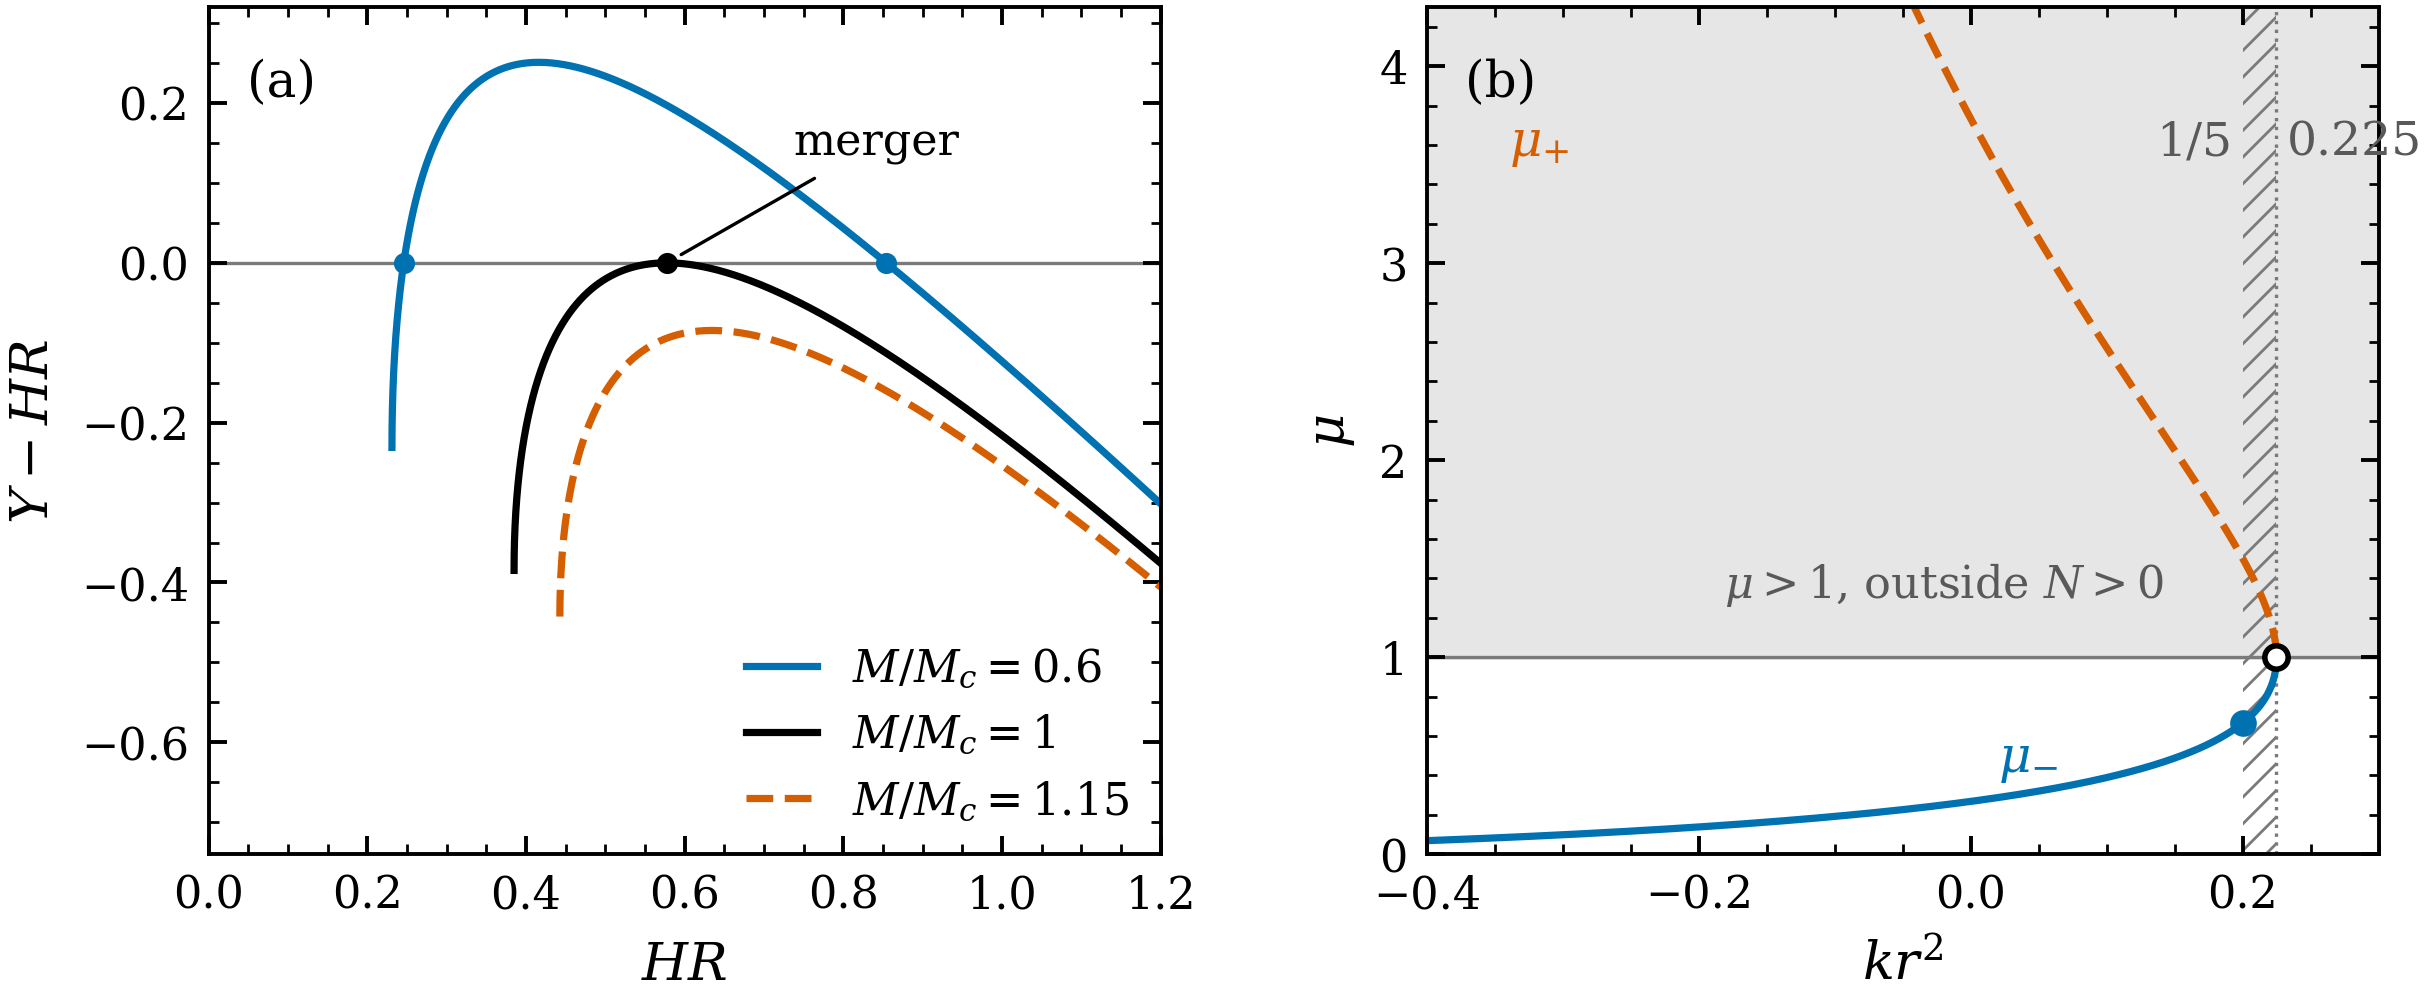

The Python source for this figure:
#!/usr/bin/env python3
import numpy as np
from scipy.optimize import brentq, minimize_scalar
import matplotlib.pyplot as plt

from mcvittie_figure_style import (apply_style, panel_label,
                                   BLUE, ORANGE, BLACK, GREY, SHADE)

apply_style()

K_PANEL_A = 0.0
MASS_RATIOS = (0.60, 1.00, 1.15)
X_STAR = (np.sqrt(6.0) - 2.0) / 2.0


def mu(r, M, k):
    return M * np.sqrt(1.0 + k * r**2) / (2.0 * r)


def areal_radius(r, M, k):
    return r * (1.0 + mu(r, M, k))**2 / (1.0 + k * r**2)


def Y_func(r, M, k):
    """Y = (N - k r^2)/(1 + k r^2), eq:Y-def."""
    m = mu(r, M, k)
    N = (1.0 - m) / (1.0 + m)
    return (N - k * r**2) / (1.0 + k * r**2)


def G(r, M, k):
    """Y - HR with H = 1."""
    return Y_func(r, M, k) - areal_radius(r, M, k)


def r_lapse_zero(M, k):
    return M / np.sqrt(4.0 - k * M * M)


def r_bracket(M, k):
    lo = r_lapse_zero(M, k) * (1.0 + 1e-9)
    hi = 0.999 / np.sqrt(-k) if k < 0 else 60.0
    return lo, hi


def G_max(M, k):
    lo, hi = r_bracket(M, k)
    res = minimize_scalar(lambda r: -G(r, M, k), bounds=(lo, hi),
                          method="bounded")
    return -res.fun


def critical_mass(k):
    return brentq(lambda M: G_max(M, k), 1e-4, 0.45, xtol=1e-13)


def marginal_radii(M, k):
    lo, hi = r_bracket(M, k)
    r_peak = minimize_scalar(lambda r: -G(r, M, k), bounds=(lo, hi),
                             method="bounded").x
    g_peak = G(r_peak, M, k)
    if g_peak < -1e-9:
        return []
    if abs(g_peak) <= 1e-7:
        return [areal_radius(r_peak, M, k)]
    r1 = brentq(G, lo, r_peak, args=(M, k), xtol=1e-13)
    r2 = brentq(G, r_peak, hi, args=(M, k), xtol=1e-13)
    return [areal_radius(r, M, k) for r in (r1, r2)]


def mu_pm(w):
    disc = 3.0 - 12.0 * w - 6.0 * w**2
    root = np.sqrt(np.clip(disc, 0.0, None))
    num = 2.0 - 2.0 * w - w**2
    den = (1.0 + w)**2
    return (num + root) / den, (num - root) / den


fig, (ax1, ax2) = plt.subplots(1, 2, figsize=(7.0, 2.75))

# Panel (a)
k = K_PANEL_A
Mc = critical_mass(k)
styles = [(BLUE, "-"), (BLACK, "-"), (ORANGE, "--")]
for ratio, (colour, ls) in zip(MASS_RATIOS, styles):
    M = ratio * Mc
    lo, hi = r_bracket(M, k)
    r = np.geomspace(lo, hi, 6000)
    ax1.plot(areal_radius(r, M, k), G(r, M, k), color=colour, ls=ls,
             label=rf"$M/M_c={ratio:g}$")
    for Rm in marginal_radii(M, k):
        ax1.plot(Rm, 0.0, "o", color=colour, ms=3.8, mew=0, zorder=5)

ax1.axhline(0.0, color=GREY, lw=0.6, zorder=0)
# Label the double root reached at M = M_c.
_Rm = marginal_radii(Mc, k)[0]
ax1.annotate("merger", xy=(_Rm, 0.0), xytext=(_Rm + 0.16, 0.135),
             fontsize=8, color=BLACK, ha="left",
             arrowprops=dict(arrowstyle="-", lw=0.6, color=BLACK,
                             shrinkA=1, shrinkB=3))
ax1.set_xlim(0.0, 1.20)
ax1.set_ylim(-0.74, 0.32)
ax1.set_xlabel(r"$H R$")
ax1.set_ylabel(r"$Y-HR$")
# The lower left crosses the M/M_c=0.6 curve. The lower right is empty below
# the ends of the curves.
ax1.legend(loc="lower right", handlelength=1.6, borderpad=0.2)
panel_label(ax1, "(a)")
ax1.minorticks_on()

# Panel (b)
w = np.linspace(-0.40, X_STAR, 2000)
mp, mm = mu_pm(w)
ax2.axhspan(1.0, 5.0, color=SHADE, zorder=0)            # mu > 1, outside N > 0
ax2.axhline(1.0, color=GREY, lw=0.6, zorder=1)
ax2.plot(w, mp, color=ORANGE, ls="--")
ax2.plot(w, mm, color=BLUE, ls="-")
ax2.axvline(X_STAR, color=GREY, lw=0.6, ls=":", zorder=1)
# The merger curve with H > 0 stops at kr^2 = 1/5, where mu_- = 2/3 and Y = 0.
# Between 1/5 and (sqrt6-2)/2 the double roots have Y < 0 and need H < 0.
ax2.axvspan(0.2, X_STAR, ymin=0.0, ymax=1.0, facecolor="none",
            edgecolor=GREY, hatch="/////", lw=0, zorder=1)
ax2.plot(0.2, 2.0 / 3.0, "o", ms=3.8, color=BLUE, zorder=6)
ax2.text(0.2 - 0.008, 3.55, "1/5", color="0.35", fontsize=8.5, ha="right")
ax2.text(X_STAR + 0.008, 3.55, "0.225", color="0.35", fontsize=8.5, ha="left")
# mu = 1 is the limiting point where the lapse vanishes, not a regular merger.
ax2.plot(X_STAR, 1.0, "o", ms=4.2, mfc="white", mec=BLACK, mew=1.0, zorder=5,
         clip_on=False)
ax2.set_xlim(-0.40, 0.30)
ax2.set_ylim(0.0, 4.3)
ax2.set_xlabel(r"$k r^{2}$")
ax2.set_ylabel(r"$\mu$")
ax2.set_yticks([0, 1, 2, 3, 4])
ax2.set_xticks([-0.4, -0.2, 0.0, 0.2])
ax2.text(-0.34, 3.55, r"$\mu_{+}$", color=ORANGE)
ax2.text(0.02, 0.42, r"$\mu_{-}$", color=BLUE)
ax2.text(-0.02, 1.25, r"$\mu>1$, outside $N>0$", color="0.35", fontsize=8,
         ha="center", va="bottom")
panel_label(ax2, "(b)")
ax2.minorticks_on()

fig.subplots_adjust(wspace=0.28)
fig.savefig("fig2_horizon_merger.pdf")
fig.savefig("fig2_horizon_merger.png", dpi=400)

print(f"k={k:g}: M_c H={Mc:.8f}; flat value={1/(3*np.sqrt(3)):.8f}")
for ratio in MASS_RATIOS:
    print(ratio, marginal_radii(ratio * Mc, k))
